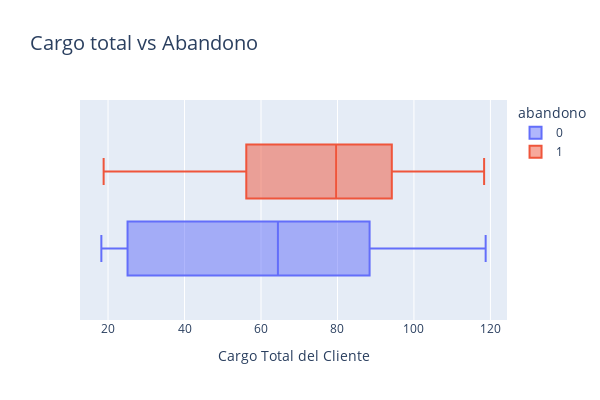

The notebook cell saved with this chart:
### Code cell
px.box(datos_encoding, 
       x='cargo_mensual', 
       color='abandono', 
       title='Cargo total vs Abandono',
        width=600, height=400
       ).update_layout(
    title_font_size=20,
    xaxis_title_text='Cargo Total del Cliente',
    )

### Figure 1 — Plotly figure (JSON) as saved in the notebook; plotly's stock layout.template omitted (floating-point values rounded to 4 significant figures; data arrays with more than 128 entries replaced by an {"elided": "..."} marker saying what was removed)
{"data": [{"alignmentgroup": "True", "hovertemplate": "abandono=0<br>cargo_mensual=%{x}<extra></extra>", "legendgroup": "0", "marker": {"color": "#636efa"}, "name": "0", "notched": false, "offsetgroup": "0", "orientation": "h", "showlegend": true, "type": "box", "x": {"elided": "5174 float values"}, "x0": " ", "xaxis": "x", "y0": " ", "yaxis": "y"}, {"alignmentgroup": "True", "hovertemplate": "abandono=1<br>cargo_mensual=%{x}<extra></extra>", "legendgroup": "1", "marker": {"color": "#EF553B"}, "name": "1", "notched": false, "offsetgroup": "1", "orientation": "h", "showlegend": true, "type": "box", "x": {"elided": "1869 float values"}, "x0": " ", "xaxis": "x", "y0": " ", "yaxis": "y"}], "layout": {"boxmode": "group", "height": 400, "legend": {"title": {"text": "abandono"}, "tracegroupgap": 0}, "title": {"font": {"size": 20}, "text": "Cargo total vs Abandono"}, "width": 600, "xaxis": {"anchor": "y", "domain": [0, 1], "title": {"text": "Cargo Total del Cliente"}}, "yaxis": {"anchor": "x", "domain": [0, 1]}}}
